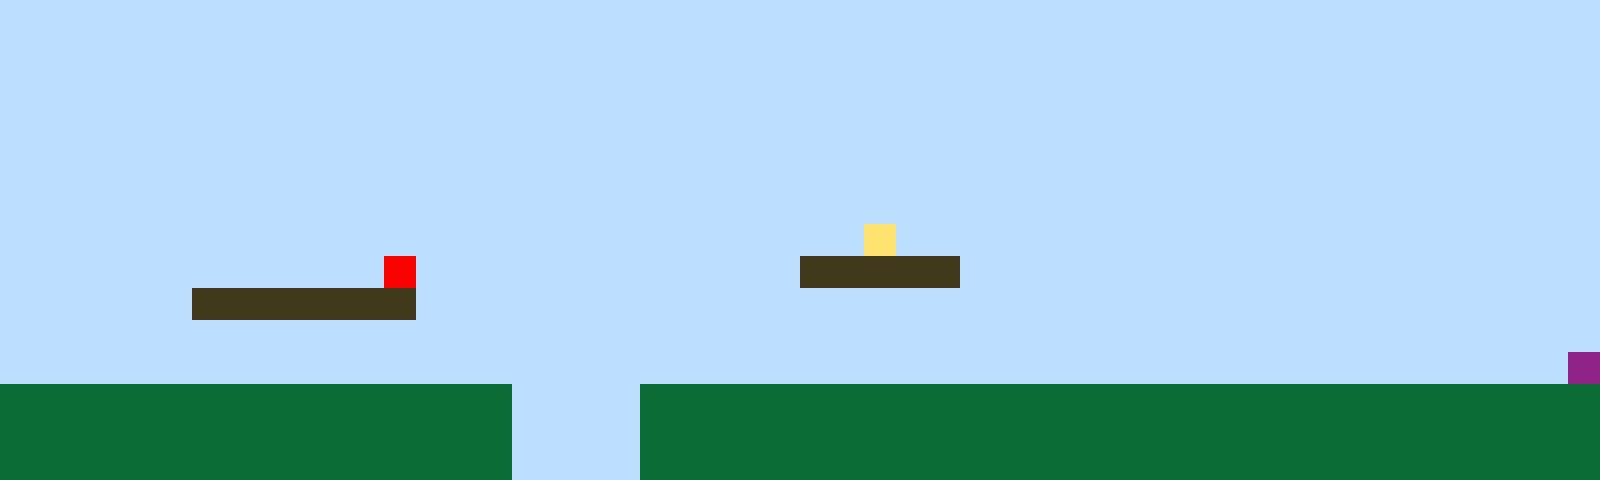

This game map was drawn from its Tiled (.tmx) file and the tilesets committed beside it. A one-line description and the full map source follow:
An orthogonal 50x15 tile map with 32x32 px tiles, 1 tile layer (Tile Layer 1).

<map version="1.10" tiledversion="1.11.2" orientation="orthogonal" renderorder="right-up" width="50" height="15" tilewidth="32" tileheight="32" infinite="0" nextlayerid="2" nextobjectid="1"><editorsettings><export target="map1.csv" format="csv" /></editorsettings><tileset firstgid="1" name="sprites" tilewidth="32" tileheight="32" tilecount="6" columns="3"><image source="sprites.png" width="96" height="64" /></tileset><layer id="1" name="Tile Layer 1" width="50" height="15"><data encoding="csv">1,1,1,1,1,1,1,1,1,1,1,1,1,1,1,1,1,1,1,1,1,1,1,1,1,1,1,1,1,1,1,1,1,1,1,1,1,1,1,1,1,1,1,1,1,1,1,1,1,1,1,1,1,1,1,1,1,1,1,1,1,1,1,1,1,1,1,1,1,1,1,1,1,1,1,1,1,1,1,1,1,1,1,1,1,1,1,1,1,1,1,1,1,1,1,1,1,1,1,1,1,1,1,1,1,1,1,1,1,1,1,1,1,1,1,1,1,1,1,1,1,1,1,1,1,1,1,1,1,1,1,1,1,1,1,1,1,1,1,1,1,1,1,1,1,1,1,1,1,1,1,1,1,1,1,1,1,1,1,1,1,1,1,1,1,1,1,1,1,1,1,1,1,1,1,1,1,1,1,1,1,1,1,1,1,1,1,1,1,1,1,1,1,1,1,1,1,1,1,1,1,1,1,1,1,1,1,1,1,1,1,1,1,1,1,1,1,1,1,1,1,1,1,1,1,1,1,1,1,1,1,1,1,1,1,1,1,1,1,1,1,1,1,1,1,1,1,1,1,1,1,1,1,1,1,1,1,1,1,1,1,1,1,1,1,1,1,1,1,1,1,1,1,1,1,1,1,1,1,1,1,1,1,1,1,1,1,1,1,1,1,1,1,1,1,1,1,1,1,1,1,1,1,1,1,1,1,1,1,1,1,1,1,1,1,1,1,1,1,1,1,1,1,1,1,1,1,1,1,1,1,1,1,1,1,1,1,1,1,1,1,1,1,1,1,1,1,1,1,1,1,1,1,1,1,1,1,1,1,1,1,1,1,1,1,1,1,1,1,1,1,1,1,1,1,1,1,4,1,1,1,1,1,1,1,1,1,1,1,1,1,1,1,1,1,1,1,1,1,1,1,1,1,1,1,1,1,1,1,1,1,1,5,1,1,1,1,1,1,1,1,1,1,1,1,3,3,3,3,3,1,1,1,1,1,1,1,1,1,1,1,1,1,1,1,1,1,1,1,1,1,1,1,1,1,1,3,3,3,3,3,3,3,1,1,1,1,1,1,1,1,1,1,1,1,1,1,1,1,1,1,1,1,1,1,1,1,1,1,1,1,1,1,1,1,1,1,1,1,1,1,1,1,1,1,1,1,1,1,1,1,1,1,1,1,1,1,1,1,1,1,1,1,1,1,1,1,1,1,1,1,1,1,1,1,1,1,1,1,1,1,1,1,1,1,1,1,1,1,1,1,1,1,1,1,1,1,1,1,1,1,1,1,1,1,1,1,1,1,1,1,1,1,1,1,1,1,1,1,1,1,1,1,1,1,1,1,1,1,1,1,1,1,1,1,1,1,1,1,6,2,2,2,2,2,2,2,2,2,2,2,2,2,2,2,2,1,1,1,1,2,2,2,2,2,2,2,2,2,2,2,2,2,2,2,2,2,2,2,2,2,2,2,2,2,2,2,2,2,2,2,2,2,2,2,2,2,2,2,2,2,2,2,2,2,2,1,1,1,1,2,2,2,2,2,2,2,2,2,2,2,2,2,2,2,2,2,2,2,2,2,2,2,2,2,2,2,2,2,2,2,2,2,2,2,2,2,2,2,2,2,2,2,2,2,2,1,1,1,1,2,2,2,2,2,2,2,2,2,2,2,2,2,2,2,2,2,2,2,2,2,2,2,2,2,2,2,2,2,2</data></layer></map>
